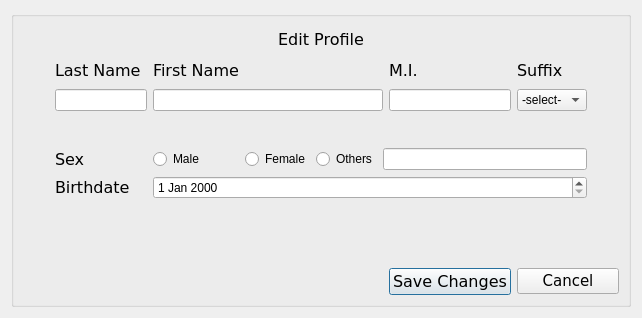
<?xml version="1.0" encoding="UTF-8"?>
<ui version="4.0">
 <class>Edit_Profile</class>
 <widget class="QDialog" name="Edit_Profile">
  <property name="geometry">
   <rect>
    <x>0</x>
    <y>0</y>
    <width>626</width>
    <height>318</height>
   </rect>
  </property>
  <property name="windowTitle">
   <string>Edit Profile</string>
  </property>
  <layout class="QGridLayout" name="gridLayout_3">
   <item row="0" column="0">
    <widget class="QGroupBox" name="create_account_box">
     <property name="title">
      <string/>
     </property>
     <layout class="QGridLayout" name="gridLayout_2">
      <item row="3" column="10">
       <widget class="QLabel" name="new_suffix_label">
        <property name="font">
         <font>
          <family>Verdana</family>
          <pointsize>12</pointsize>
         </font>
        </property>
        <property name="text">
         <string>Suffix</string>
        </property>
       </widget>
      </item>
      <item row="3" column="5">
       <widget class="QLabel" name="new_first_name">
        <property name="font">
         <font>
          <family>Verdana</family>
          <pointsize>12</pointsize>
         </font>
        </property>
        <property name="text">
         <string>First Name</string>
        </property>
       </widget>
      </item>
      <item row="4" column="10">
       <widget class="QComboBox" name="suffix_combobox">
        <item>
         <property name="text">
          <string>-select-</string>
         </property>
        </item>
        <item>
         <property name="text">
          <string>Jr.</string>
         </property>
        </item>
        <item>
         <property name="text">
          <string>Sr.</string>
         </property>
        </item>
        <item>
         <property name="text">
          <string>I</string>
         </property>
        </item>
        <item>
         <property name="text">
          <string>II</string>
         </property>
        </item>
        <item>
         <property name="text">
          <string>III</string>
         </property>
        </item>
        <item>
         <property name="text">
          <string>IV</string>
         </property>
        </item>
       </widget>
      </item>
      <item row="6" column="7">
       <widget class="QRadioButton" name="new_others_label">
        <property name="text">
         <string>Others</string>
        </property>
       </widget>
      </item>
      <item row="6" column="8" colspan="3">
       <widget class="QLineEdit" name="new_others_edit">
        <property name="text">
         <string/>
        </property>
       </widget>
      </item>
      <item row="3" column="2" colspan="2">
       <widget class="QLabel" name="new_last_name_label">
        <property name="font">
         <font>
          <family>Verdana</family>
          <pointsize>12</pointsize>
         </font>
        </property>
        <property name="text">
         <string>Last Name</string>
        </property>
       </widget>
      </item>
      <item row="7" column="5" colspan="6">
       <widget class="QDateEdit" name="new_birthdate_edit"/>
      </item>
      <item row="4" column="5" colspan="4">
       <widget class="QLineEdit" name="new_first_name_edit">
        <property name="text">
         <string/>
        </property>
       </widget>
      </item>
      <item row="2" column="2" colspan="9">
       <widget class="QLabel" name="edit_profile">
        <property name="font">
         <font>
          <family>Verdana</family>
          <pointsize>12</pointsize>
         </font>
        </property>
        <property name="text">
         <string>Edit Profile</string>
        </property>
        <property name="alignment">
         <set>Qt::AlignmentFlag::AlignCenter</set>
        </property>
       </widget>
      </item>
      <item row="4" column="9">
       <widget class="QLineEdit" name="new_middle_initial_edit">
        <property name="text">
         <string/>
        </property>
       </widget>
      </item>
      <item row="10" column="9">
       <widget class="QPushButton" name="save_changes_btn">
        <property name="font">
         <font>
          <family>Verdana</family>
          <pointsize>12</pointsize>
         </font>
        </property>
        <property name="text">
         <string>Save Changes</string>
        </property>
       </widget>
      </item>
      <item row="7" column="2">
       <widget class="QLabel" name="new_birthdate_label">
        <property name="font">
         <font>
          <family>Verdana</family>
          <pointsize>12</pointsize>
         </font>
        </property>
        <property name="text">
         <string>Birthdate</string>
        </property>
       </widget>
      </item>
      <item row="6" column="2">
       <widget class="QLabel" name="new_sex_label">
        <property name="font">
         <font>
          <family>Verdana</family>
          <pointsize>12</pointsize>
         </font>
        </property>
        <property name="text">
         <string>Sex</string>
        </property>
       </widget>
      </item>
      <item row="6" column="6">
       <widget class="QRadioButton" name="new_female_radio">
        <property name="text">
         <string>Female</string>
        </property>
       </widget>
      </item>
      <item row="2" column="12" rowspan="8">
       <spacer name="verticalSpacer_7">
        <property name="orientation">
         <enum>Qt::Orientation::Vertical</enum>
        </property>
        <property name="sizeHint" stdset="0">
         <size>
          <width>20</width>
          <height>483</height>
         </size>
        </property>
       </spacer>
      </item>
      <item row="6" column="5">
       <widget class="QRadioButton" name="new_male_radio">
        <property name="text">
         <string>Male</string>
        </property>
       </widget>
      </item>
      <item row="2" column="0" rowspan="8">
       <spacer name="verticalSpacer_8">
        <property name="orientation">
         <enum>Qt::Orientation::Vertical</enum>
        </property>
        <property name="sizeHint" stdset="0">
         <size>
          <width>20</width>
          <height>483</height>
         </size>
        </property>
       </spacer>
      </item>
      <item row="4" column="2" colspan="3">
       <widget class="QLineEdit" name="new_last_name_edit">
        <property name="text">
         <string/>
        </property>
       </widget>
      </item>
      <item row="3" column="9">
       <widget class="QLabel" name="new_middle_initial_label">
        <property name="font">
         <font>
          <family>Verdana</family>
          <pointsize>12</pointsize>
         </font>
        </property>
        <property name="text">
         <string>M.I.</string>
        </property>
       </widget>
      </item>
      <item row="10" column="10" colspan="3">
       <widget class="QPushButton" name="new_cancel_btn">
        <property name="font">
         <font>
          <family>Verdana</family>
          <pointsize>11</pointsize>
         </font>
        </property>
        <property name="text">
         <string>Cancel</string>
        </property>
       </widget>
      </item>
      <item row="10" column="0" colspan="8">
       <spacer name="horizontalSpacer_7">
        <property name="orientation">
         <enum>Qt::Orientation::Horizontal</enum>
        </property>
        <property name="sizeHint" stdset="0">
         <size>
          <width>40</width>
          <height>20</height>
         </size>
        </property>
       </spacer>
      </item>
     </layout>
    </widget>
   </item>
  </layout>
 </widget>
 <resources/>
 <connections/>
</ui>
